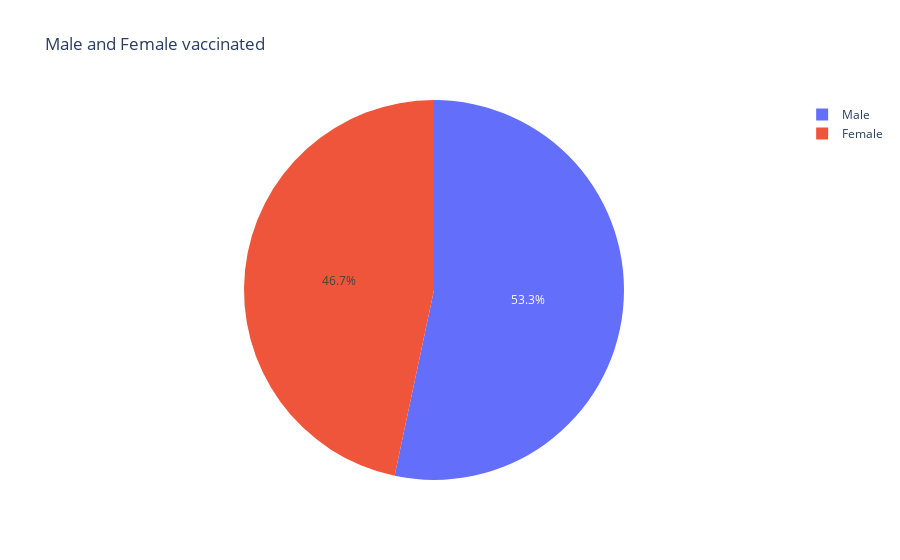

Write notebook code for a chart like this one.
### Code cell
#male and female vaccinated:

ml=vaccine_data["Male (Doses Administered)"].sum()
fm=vaccine_data["Female (Doses Administered)"].sum()

px.pie(names=["Male","Female"],values=[ml,fm],title="Male and Female vaccinated")

### Figure 1 — Plotly figure (JSON) as saved in the notebook; plotly's stock layout.template omitted (floating-point values rounded to 4 significant figures)
{"data": [{"domain": {"x": [0, 1], "y": [0, 1]}, "hovertemplate": "label=%{label}<br>value=%{value}<extra></extra>", "labels": ["Male", "Female"], "legendgroup": "", "name": "", "showlegend": true, "type": "pie", "values": [27009983996, 23639554465]}], "layout": {"legend": {"tracegroupgap": 0}, "title": {"text": "Male and Female vaccinated"}}}
